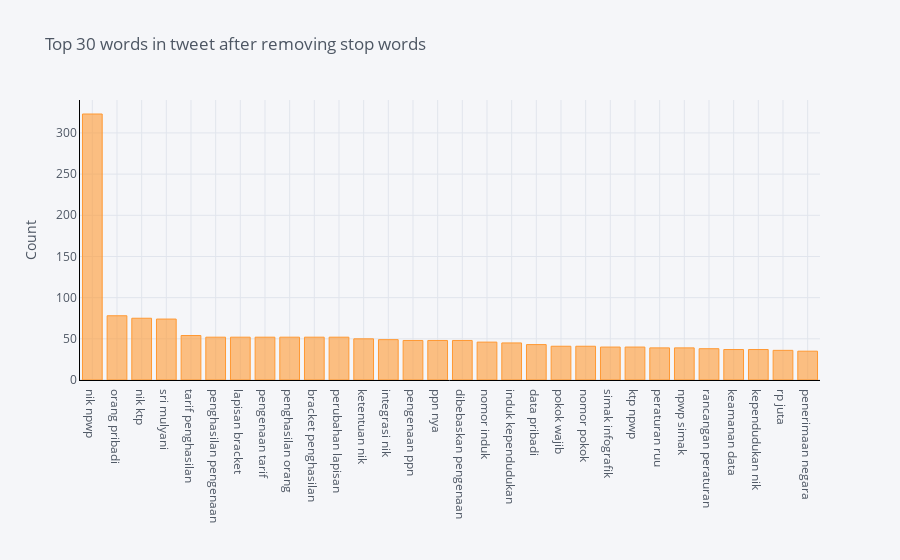

Notebook code for this chart:
### Code cell
remove_words=['pajak','hpp','uu','harmonisasi','perpajakan']
pat = r'\b(?:{})\b'.format('|'.join(remove_words))
data = df[df['sentiment']=='netral']['tweet_clean'].str.replace(pat, '')
from sklearn.feature_extraction.text import CountVectorizer
def get_top_n_words(corpus, n=None):
    vec = CountVectorizer(ngram_range=(2,2)).fit(corpus)
    bag_of_words = vec.transform(corpus)
    sum_words = bag_of_words.sum(axis=0) 
    words_freq = [(word, sum_words[0, idx]) for word, idx in vec.vocabulary_.items()]
    words_freq =sorted(words_freq, key = lambda x: x[1], reverse=True)
    return words_freq[:n]
common_words = get_top_n_words(data, 30)
df2 = pd.DataFrame(common_words, columns = ['tweet' , 'count'])
df2.groupby('tweet').sum()['count'].sort_values(ascending=False).iplot(
    kind='bar', yTitle='Count', linecolor='black', title='Top 30 words in tweet after removing stop words')

### Figure 1 — Plotly figure (JSON) as saved in the notebook; plotly's stock layout.template omitted (floating-point values rounded to 4 significant figures)
{"data": [{"marker": {"color": "rgba(255, 153, 51, 0.6)", "line": {"color": "rgba(255, 153, 51, 1.0)", "width": 1}}, "name": "count", "orientation": "v", "text": "", "type": "bar", "x": ["nik npwp", "orang pribadi", "nik ktp", "sri mulyani", "tarif penghasilan", "penghasilan pengenaan", "lapisan bracket", "pengenaan tarif", "penghasilan orang", "bracket penghasilan", "perubahan lapisan", "ketentuan nik", "integrasi nik", "pengenaan ppn", "ppn nya", "dibebaskan pengenaan", "nomor induk", "induk kependudukan", "data pribadi", "pokok wajib", "nomor pokok", "simak infografik", "ktp npwp", "peraturan ruu", "npwp simak", "rancangan peraturan", "keamanan data", "kependudukan nik", "rp juta", "penerimaan negara"], "y": [323, 78, 75, 74, 54, 52, 52, 52, 52, 52, 52, 50, 49, 48, 48, 48, 46, 45, 43, 41, 41, 40, 40, 39, 39, 38, 37, 37, 36, 35]}], "layout": {"legend": {"bgcolor": "#F5F6F9", "font": {"color": "#4D5663"}}, "paper_bgcolor": "#F5F6F9", "plot_bgcolor": "#F5F6F9", "title": {"font": {"color": "#4D5663"}, "text": "Top 30 words in tweet after removing stop words"}, "xaxis": {"gridcolor": "#E1E5ED", "linecolor": "black", "showgrid": true, "tickfont": {"color": "#4D5663"}, "title": {"font": {"color": "#4D5663"}, "text": ""}, "zerolinecolor": "#E1E5ED"}, "yaxis": {"gridcolor": "#E1E5ED", "linecolor": "black", "showgrid": true, "tickfont": {"color": "#4D5663"}, "title": {"font": {"color": "#4D5663"}, "text": "Count"}, "zerolinecolor": "#E1E5ED"}}}
